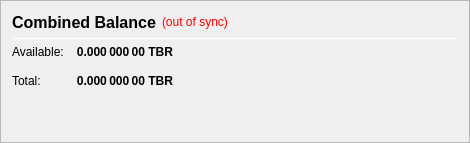
                   <widget class="QFrame" name="frame_CombinedBalances">
                    <property name="minimumSize">
                     <size>
                      <width>470</width>
                      <height>0</height>
                     </size>
                    </property>
                    <property name="frameShape">
                     <enum>QFrame::StyledPanel</enum>
                    </property>
                    <property name="frameShadow">
                     <enum>QFrame::Raised</enum>
                    </property>
                    <layout class="QVBoxLayout" name="verticalLayout_5">
                     <item>
                      <layout class="QHBoxLayout" name="horizontalLayout_5" stretch="0">
                       <item>
                        <widget class="QLabel" name="label_5z">
                         <property name="minimumSize">
                          <size>
                           <width>0</width>
                           <height>20</height>
                          </size>
                         </property>
                         <property name="font">
                          <font>
                           <pointsize>12</pointsize>
                           <weight>75</weight>
                           <bold>true</bold>
                          </font>
                         </property>
                         <property name="toolTip">
                          <string>Combined Balance (including unconfirmed and immature coins)</string>
                         </property>
                         <property name="text">
                          <string>Combined Balance</string>
                         </property>
                        </widget>
                       </item>
                       <item>
                        <widget class="QLabel" name="labelWalletStatus">
                         <property name="cursor">
                          <cursorShape>WhatsThisCursor</cursorShape>
                         </property>
                         <property name="toolTip">
                          <string>The displayed information may be out of date. Your wallet automatically synchronizes with the Tiberium network after a connection is established, but this process has not completed yet.</string>
                         </property>
                         <property name="styleSheet">
                          <string notr="true">QLabel { color: red; }</string>
                         </property>
                         <property name="text">
                          <string notr="true">(out of sync)</string>
                         </property>
                         <property name="alignment">
                          <set>Qt::AlignLeading|Qt::AlignLeft|Qt::AlignVCenter</set>
                         </property>
                        </widget>
                       </item>
                       <item>
                        <spacer name="horizontalSpacer_1">
                         <property name="orientation">
                          <enum>Qt::Horizontal</enum>
                         </property>
                         <property name="sizeHint" stdset="0">
                          <size>
                           <width>40</width>
                           <height>20</height>
                          </size>
                         </property>
                        </spacer>
                       </item>
                      </layout>
                     </item>
                     <item>
                      <widget class="Line" name="line_CombinedBalance">
                       <property name="minimumSize">
                        <size>
                         <width>0</width>
                         <height>1</height>
                        </size>
                       </property>
                       <property name="maximumSize">
                        <size>
                         <width>16777215</width>
                         <height>1</height>
                        </size>
                       </property>
                       <property name="orientation">
                        <enum>Qt::Horizontal</enum>
                       </property>
                      </widget>
                     </item>
                     <item>
                      <layout class="QGridLayout" name="gridLayout_3">
                       <property name="spacing">
                        <number>12</number>
                       </property>
                       <item row="1" column="0">
                        <widget class="QLabel" name="labelBalanceTextz">
                         <property name="text">
                          <string>Available:</string>
                         </property>
                        </widget>
                       </item>
                       <item row="1" column="1">
                        <widget class="QLabel" name="labelBalancez">
                         <property name="font">
                          <font>
                           <weight>75</weight>
                           <bold>true</bold>
                          </font>
                         </property>
                         <property name="cursor">
                          <cursorShape>IBeamCursor</cursorShape>
                         </property>
                         <property name="toolTip">
                          <string>Your current spendable balance</string>
                         </property>
                         <property name="text">
                          <string notr="true">0.000 000 00 TBR</string>
                         </property>
                         <property name="alignment">
                          <set>Qt::AlignRight|Qt::AlignTrailing|Qt::AlignVCenter</set>
                         </property>
                         <property name="textInteractionFlags">
                          <set>Qt::LinksAccessibleByMouse|Qt::TextSelectableByKeyboard|Qt::TextSelectableByMouse</set>
                         </property>
                        </widget>
                       </item>
                       <item row="2" column="0">
                        <widget class="QLabel" name="labelTotalTextz">
                         <property name="text">
                          <string>Total:</string>
                         </property>
                        </widget>
                       </item>
                       <item row="2" column="1">
                        <widget class="QLabel" name="labelTotalz">
                         <property name="font">
                          <font>
                           <weight>75</weight>
                           <bold>true</bold>
                          </font>
                         </property>
                         <property name="cursor">
                          <cursorShape>IBeamCursor</cursorShape>
                         </property>
                         <property name="toolTip">
                          <string>Total Balance, including all unavailable coins.</string>
                         </property>
                         <property name="text">
                          <string notr="true">0.000 000 00 TBR</string>
                         </property>
                         <property name="alignment">
                          <set>Qt::AlignRight|Qt::AlignTrailing|Qt::AlignVCenter</set>
                         </property>
                         <property name="textInteractionFlags">
                          <set>Qt::LinksAccessibleByMouse|Qt::TextSelectableByKeyboard|Qt::TextSelectableByMouse</set>
                         </property>
                        </widget>
                       </item>
                       <item row="2" column="3">
                        <spacer name="horizontalSpacer_2">
                         <property name="orientation">
                          <enum>Qt::Horizontal</enum>
                         </property>
                         <property name="sizeHint" stdset="0">
                          <size>
                           <width>40</width>
                           <height>20</height>
                          </size>
                         </property>
                        </spacer>
                       </item>
                      </layout>
                     </item>
                     <item>
                      <spacer name="verticalSpacer_1">
                       <property name="orientation">
                        <enum>Qt::Vertical</enum>
                       </property>
                       <property name="sizeHint" stdset="0">
                        <size>
                         <width>20</width>
                         <height>40</height>
                        </size>
                       </property>
                      </spacer>
                     </item>
                    </layout>
                   </widget>
